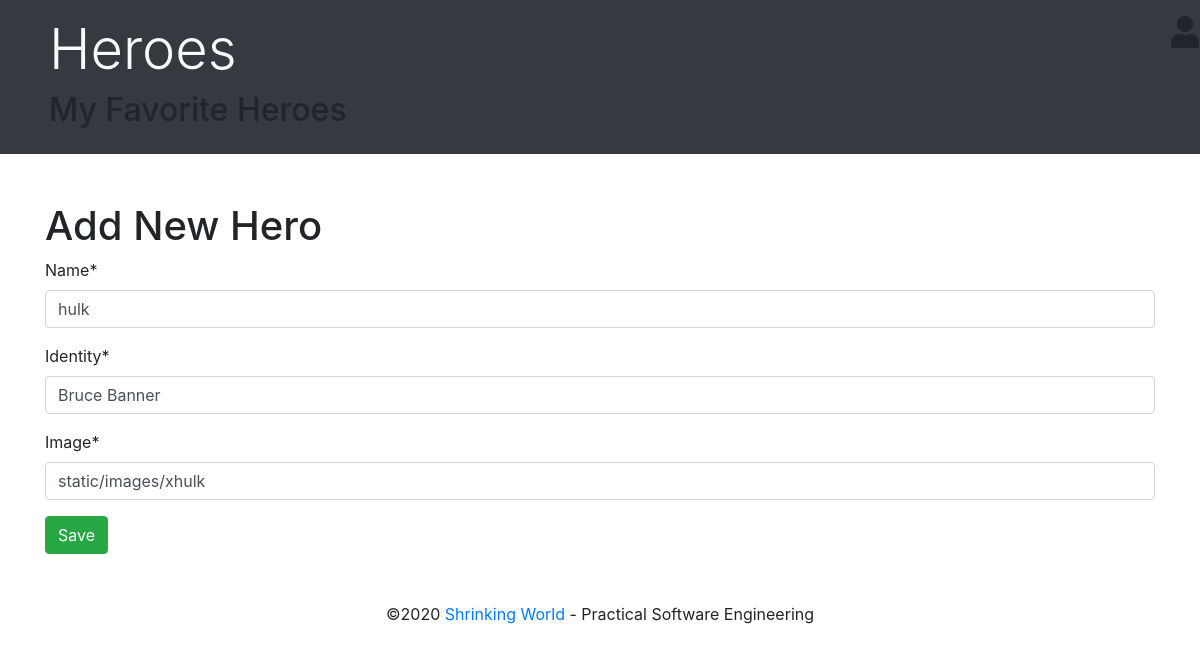
The page /6/ on the database as committed earlier.
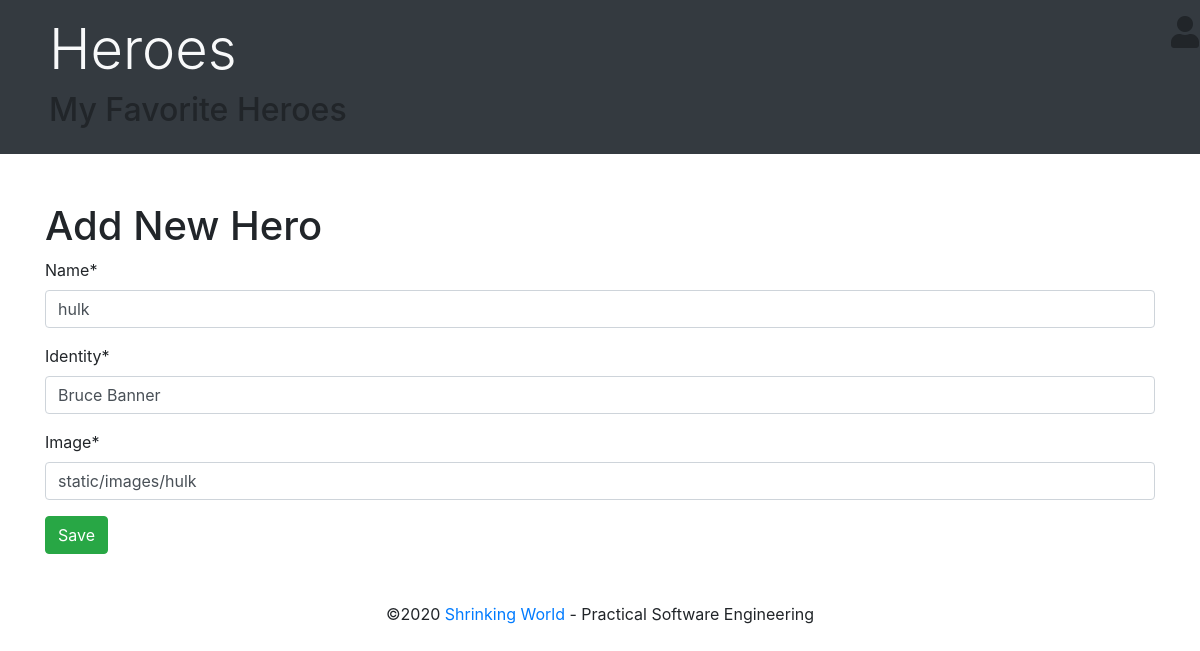
The same page on the database as committed later.
### hero/models.py (models this page shows, shortened)
class Superhero(models.Model):
    name = models.CharField(max_length=20)
    identity = models.CharField(max_length=20)
    image = models.CharField(max_length=200, null=True)

### hero/views.py (the view, shortened to what this page needs)
# urls.py: path('<int:pk>/', HeroEditView.as_view(), name='hero_edit'),
class HeroEditView(UpdateView):
    template_name = "hero_add.html"
    model = Superhero
    fields = '__all__'

### templates/hero_add.html
{% extends 'page_theme.html' %}
{% load crispy_forms_tags %}
{% block main %}
   <div class="container">
    {% if edit %}
        <h1>Edit Hero</h1>
    {% else %}
        <h1>Add New Hero</h1>
    {% endif %}
    <form action="" method="post">{% csrf_token %}
        {{ form|crispy }}
        <button class="btn btn-success" type="submit">Save</button>
    </form>
    </div>
{% endblock main %}

Rows that differ between the two databases and show on the page:
changed Superhero "hulk": image "static/images/xhulk" → "static/images/hulk"
